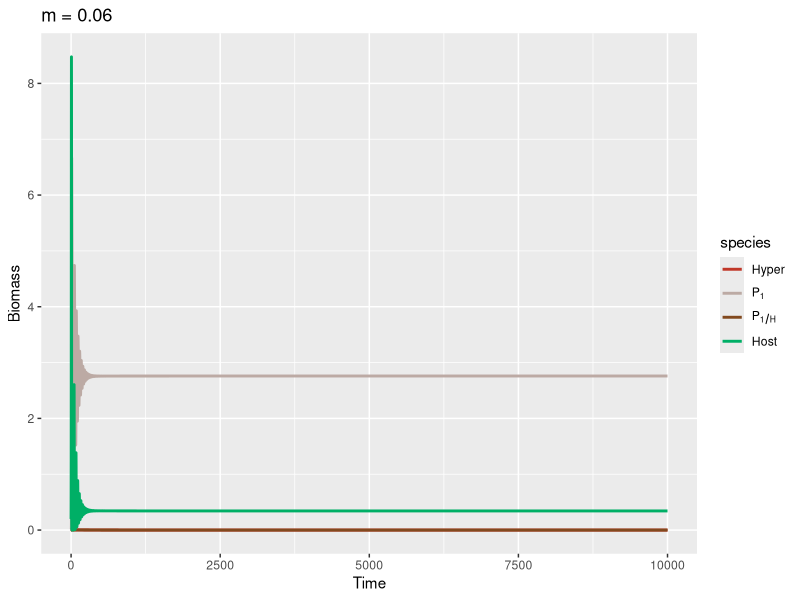

R code for this plot: (Note: this script raises an error after producing the figure.)
library(deSolve)
library(tidyverse)

### Build up Mechanism 2 ----
M2_S <- function(times, state, parms) {
  with(as.list(c(state, parms)), {
    dH_dt = (h1 * o1 * P1H) - (c1 * b1 * P1) * H - (d * H)
    dP1H_dt = (b1 * P1 * H) + DL * (e1H * psi1 * a1 * P1H * S) - (o1 + m1) * P1H
    dP1_dt = (e1 * a1 * P1) * S - (b1 * P1) * H + (1 - DL) * (e1H * psi1 * a1 * P1H * S) - m1 * P1
    dS_dt = r * S * (1-S/K) - (a1 * P1 + psi1 * a1 * P1H) * S 
    return(list(c(dH_dt, dP1H_dt, dP1_dt, dS_dt)))
  })
}

### Model parameters ----

times <- seq(0, 10000, by = 1)
#state <- c(H = 1, P1H = 0, P2H = 0, P1 = 2, P2 = 2, S = 5)
state <- c(H = 0.01, P1H = 0, P1 = 0.01, S = 0.2)
#Change alpha and beta--
parms <- c(r = 1, K = 10,
           a1 = 0.35, psi1 = 1, e1 = 0.5,
           b1 = 0.3, m1 = 0.06, e1H = 0.5,
           o1 = 0.8, h1 = 1, c1 = 0.9, d = 0.03, DL = 0)


### Model application ----
pop_size = ode(func = M2_S, times = times, y = state, parms = parms)

tail(pop_size)
tail(mutate(as.data.frame(pop_size), P1total = P1 + P1H))
### Plot the result ----
## Plotting
pop_size %>%
  as.data.frame() %>%
  filter(time %% 1 == 0) %>%
  #filter(time > 1000, time < 5000) %>%
  #View()
  pivot_longer(cols = c("H", "P1H", "P1", "S"), #"H", "P1H", "P1", "S" 
               names_to = "species", values_to = "biomass") %>%
  #filter(species == c("H","S")) %>%
  ggplot(mapping = aes(x = time, y = biomass, color = species)) +
  labs(x = "Time", y = "Biomass", title = paste0("m = ", parms["m1"])) +  #paste0("r =", parms["r"]))β
  geom_line(lwd = 1) +
  scale_colour_manual(labels = c("H" = "Hyper", "P1" = expression(P[1]), 
                                 "P1H" = expression(P[1/H]), "S" = "Host"),
                      values = c("H" = "#C03728", "P1" = "#BCAAA4", 
                                 "P1H" = "#82491E", "S" = "#00AF66"))

## Plotting the per capita growth rate
pop_size %>%
  as.data.frame() %>%
  filter(time %% 1 == 0) %>%
  filter(time > 0, time < 500) %>%
  #View()
  pivot_longer(cols = c("per_H", "per_P1H", "per_P1", "per_S"),
               #"per_H", "per_P1H", "per_P1", "per_S"
               names_to = "species", values_to = "rate") %>%
  #filter(species == c("H","S")) %>%
  ggplot(mapping = aes(x = time, y = rate, color = species)) +
  labs(x = "Time", y = "Rate", title = expression(m[1] < m[2])) +  #paste0("r =", parms["r"]))
  geom_line(lwd = 1) +
  scale_colour_manual(labels = c("per_H" = expression(r[H]), "per_P1H" = expression(r[P[1/H]]),
                                 "per_P2H" = expression(r[P[2/H]]) , "per_P1" = expression(r[P[1]]),
                                 "per_P2" = expression(r[P[2]]), "per_S" = expression(r[S])),
                      values = c('per_H' = "#C03728", 'per_P1H' = "#82491E", 
                                 'per_P2H' = "#546E7A", 'per_P1' = "#BCAAA4", 
                                 'per_P2' = "#B0BEC5", 'per_S' = "#00AF66"))

View(pop_size)
sd(pop_size[(nrow(pop_size)-round(length(times)*0.2)):nrow(pop_size),"S"]) > 1e-8

## Theme setting
A = 
  theme_bw()+
  theme(
    plot.title = element_text(hjust = 0.5, size = 20),
    axis.text.x = element_text(size = 15),
    axis.text.y = element_text(size = 15),
    axis.title.x = element_text(size = 20),
    axis.title.y = element_text(size = 20),
    legend.text = element_text(size = 10),
    legend.text.align = 0)
theme_set(A)
